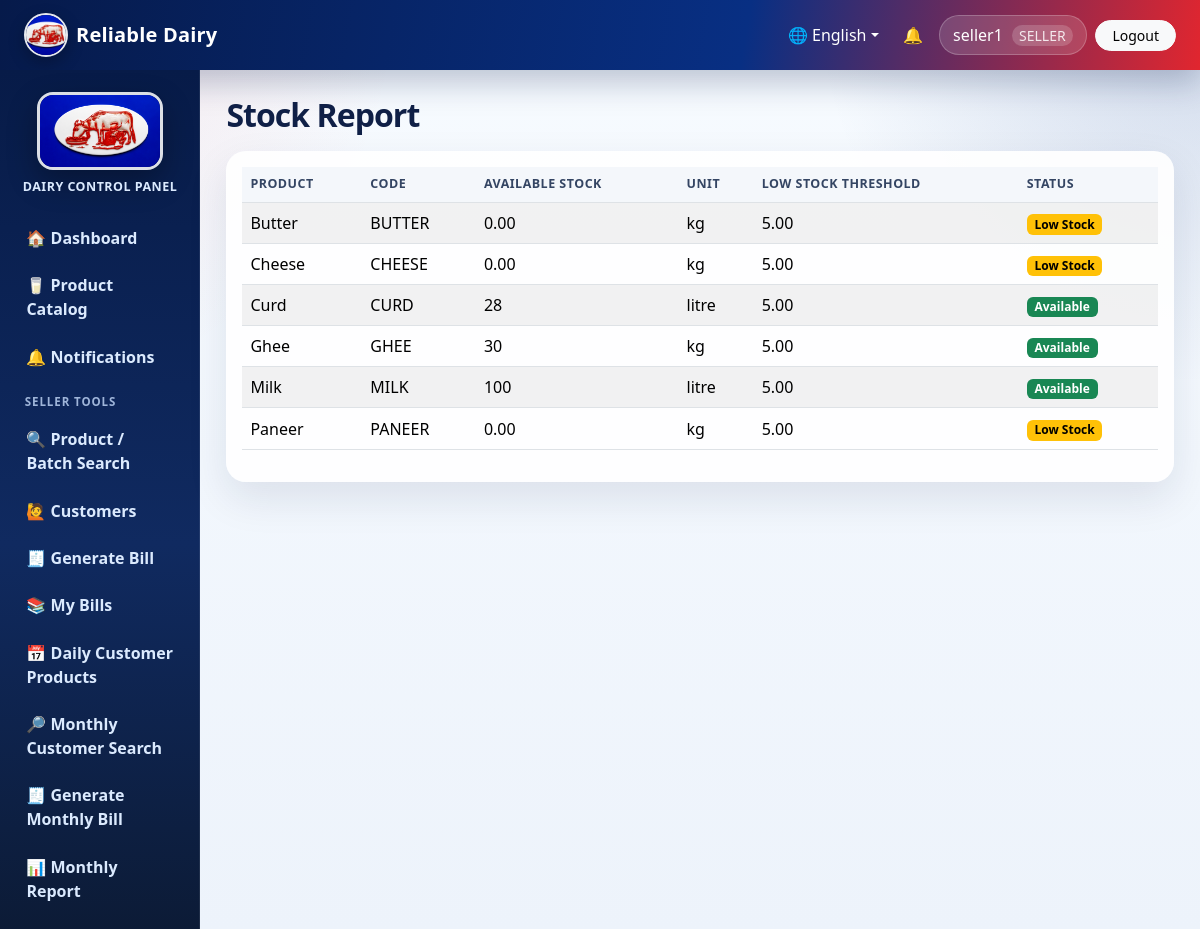
The app's page /reports/stock/ (signed in) with its own data.
### core/models.py (models this page shows, shortened)
class DairyProfile(models.Model):
    name = models.CharField(max_length=150, default='Reliable Dairy')
    address = models.CharField(max_length=255, blank=True)
    pan_number = models.CharField(max_length=50, blank=True)
    contact_number = models.CharField(max_length=30, blank=True)
    email = models.EmailField(blank=True)
    logo_url = models.URLField(blank=True, help_text='Optional URL/path to logo')
    bill_header = models.CharField(max_length=255, blank=True)
    bill_footer = models.CharField(max_length=255, blank=True)
    terms_conditions = models.TextField(blank=True)
    updated_at = models.DateTimeField(auto_now=True)
    @classmethod
    def get_solo(cls):
        obj, _ = cls.objects.get_or_create(pk=1)
        return obj

class UserProfile(models.Model):
    user = models.OneToOneField(User, on_delete=models.CASCADE, related_name='profile')
    role = models.CharField(max_length=20, choices=Role.choices, default=Role.CUSTOMER)
    phone = models.CharField(max_length=30, blank=True)
    address = models.CharField(max_length=255, blank=True)

class Product(models.Model):
    name = models.CharField(max_length=120)
    code = models.CharField(max_length=30, unique=True)
    unit = models.ForeignKey(Unit, on_delete=models.PROTECT)
    selling_price = models.DecimalField(max_digits=12, decimal_places=2)
    cost_price = models.DecimalField(max_digits=12, decimal_places=2, default=Decimal('0.00'))
    category = models.CharField(max_length=80, blank=True)
    low_stock_threshold = models.DecimalField(max_digits=12, decimal_places=2, default=Decimal('5.00'))
    active = models.BooleanField(default=True)
    class Meta:
        ordering = ['name']
    @property
    def current_stock(self):
        total = self.batches.aggregate(total=models.Sum('available_quantity'))['total']
        return total or Decimal('0.00')

class Unit(models.Model):
    name = models.CharField(max_length=50, unique=True)
    short_form = models.CharField(max_length=20)
    used_for = models.CharField(max_length=150, blank=True)
    class Meta:
        ordering = ['name']

### core/views.py (the view)
# urls.py: path('reports/stock/', views.stock_report, name='stock_report'),
@role_required(Role.ADMIN, Role.SELLER)
def stock_report(request):
    products = Product.objects.filter(active=True).select_related('unit')
    rows = []
    for product in products:
        rows.append({'product': product, 'stock': product.current_stock, 'low': product.current_stock <= product.low_stock_threshold})
    return render(request, 'core/stock_report.html', {'rows': rows})

### core/templates/core/stock_report.html
{% extends 'core/base.html' %}
{% block content %}
<h2 class="mb-3">Stock Report</h2>
<div class="card card-stat"><div class="card-body table-responsive"><table class="table table-striped align-middle">
<thead><tr><th>Product</th><th>Code</th><th>Available Stock</th><th>Unit</th><th>Low Stock Threshold</th><th>Status</th></tr></thead>
<tbody>{% for row in rows %}<tr><td>{{ row.product.name }}</td><td>{{ row.product.code }}</td><td>{{ row.stock }}</td><td>{{ row.product.unit.short_form }}</td><td>{{ row.product.low_stock_threshold }}</td><td>{% if row.low %}<span class="badge text-bg-warning">Low Stock</span>{% else %}<span class="badge text-bg-success">Available</span>{% endif %}</td></tr>{% empty %}<tr><td colspan="6">No products.</td></tr>{% endfor %}</tbody>
</table></div></div>
{% endblock %}

### core/templates/core/base.html (shortened to what this page needs)
{% load static %}
<!doctype html>
<html lang="{{ current_language|default:'en' }}">
<head>
    <link href="https://cdn.jsdelivr.net/npm/bootstrap@5.3.3/dist/css/bootstrap.min.css" rel="stylesheet">
    <link href="{% static 'css/app.css' %}" rel="stylesheet">
</head>
<body>
<nav class="navbar navbar-expand-lg app-navbar no-print">
    <div class="container-fluid px-3 px-lg-4">
        <a class="navbar-brand d-flex align-items-center gap-2" href="{% url 'dashboard' %}">
            <img src="{{ site_logo_url }}" alt="Logo" class="brand-logo">
            <span>{{ dairy_profile.name|default:'Dairy Management System' }}</span>
        </a>
        <div class="collapse navbar-collapse" id="topNav">
            <ul class="navbar-nav ms-auto align-items-lg-center gap-lg-2">
                <li class="nav-item dropdown">
                    <a class="nav-link dropdown-toggle text-white" href="#" role="button" data-bs-toggle="dropdown">🌐 {% if current_language == 'ne' %}नेपाली{% else %}English{% endif %}</a>
                </li>
                {% if user.is_authenticated %}
                    <li class="nav-item"><a class="nav-link text-white position-relative" href="{% url 'notifications' %}">🔔 </a></li>
                    <li class="nav-item"><span class="nav-link user-pill">{{ user.username }} {% if current_role %}<small>{{ current_role }}</small>{% endif %}</span></li>
                    <li class="nav-item"><a class="btn btn-light btn-sm rounded-pill px-3" href="{% url 'logout' %}">{{ L.logout }}</a></li>
                {% endif %}
            </ul>
        </div>
    </div>
</nav>
<div class="container-fluid page-shell">
    <div class="row g-0">
        {% if user.is_authenticated %}
        <aside class="col-md-3 col-lg-2 sidebar no-print">
            <div class="sidebar-logo text-center">
                <img src="{{ bill_logo_url }}" alt="Dairy Logo" class="sidebar-image">
                <div class="sidebar-title">Dairy Control Panel</div>
            </div>
            <a href="{% url 'dashboard' %}">🏠 {{ L.dashboard }}</a>
            <a href="{% url 'product_catalog' %}">🥛 {{ L.product_catalog }}</a>
            <a href="{% url 'notifications' %}">🔔 {{ L.notifications }} {% if unread_notifications %}<span class="badge bg-danger ms-1">{{ unread_notifications }}</span>{% endif %}</a>
            {% if current_role == Role.ADMIN %}
                <div class="sidebar-section">{{ L.administration }}</div>
                <a href="{% url 'dairy_profile' %}">🏢 {{ L.dairy_profile }}</a>
                <a href="{% url 'user_list' %}">👥 {{ L.users }}</a>
                <a href="{% url 'shop_list' %}">🏬 {{ L.shops }}</a>
                <a href="{% url 'unit_list' %}">⚖️ {{ L.units }}</a>
                <a href="{% url 'product_list' %}">🥛 {{ L.products }}</a>
                <a href="{% url 'receiving_list' %}">📦 {{ L.daily_receiving }}</a>
                <a href="{% url 'customer_list' %}">🙋 {{ L.customers }}</a>
                <a href="{% url 'payment_list' %}">💳 {{ L.payments }}</a>
                <a href="{% url 'fiscal_year_list' %}">📅 Fiscal Years</a>
                <a href="{% url 'bill_template_list' %}">🧾 {{ L.bill_format }}</a>
                <a href="{% url 'system_settings' %}">⚙️ {{ L.system_settings }}</a>
                <div class="sidebar-section">{{ L.sales_reports }}</div>
                <a href="{% url 'sale_list' %}">🧾 {{ L.bills_sales }}</a>
                <a href="{% url 'daily_customer_entries' %}">📅 Daily Customer Products</a>
                <a href="{% url 'monthly_customer_search' %}">🔎 Monthly Customer Search</a>
                <a href="{% url 'monthly_bill_create' %}">🧾 Generate Monthly Bill</a>
                <a href="{% url 'mis_reports' %}">📊 {{ L.mis_reports }}</a>
                <a href="{% url 'sales_report' %}">📈 {{ L.sales_report }}</a>
                <a href="{% url 'stock_report' %}">📦 {{ L.stock_report }}</a>
                <a href="{% url 'audit_logs' %}">🕘 {{ L.activity_logs }}</a>
                <a href="{% url 'backup_restore' %}">💾 {{ L.backup_restore }}</a>
            {% elif current_role == Role.SELLER %}
                <div class="sidebar-section">{{ L.seller_tools }}</div>
                <a href="{% url 'batch_search' %}">🔍 {{ L.product_search }}</a>
                <a href="{% url 'customer_list' %}">🙋 {{ L.customers }}</a>
                <a href="{% url 'sale_create' %}">🧾 {{ L.generate_bill }}</a>
                <a href="{% url 'sale_list' %}">📚 {{ L.my_bills }}</a>
                <a href="{% url 'daily_customer_entries' %}">📅 Daily Customer Products</a>
                <a href="{% url 'monthly_customer_search' %}">🔎 Monthly Customer Search</a>
                <a href="{% url 'monthly_bill_create' %}">🧾 Generate Monthly Bill</a>
                <a href="{% url 'mis_reports' %}?type=monthly_sales">📊 Monthly Report</a>
            {% else %}
                <div class="sidebar-section">{{ L.customer }}</div>
                <a href="{% url 'customer_dashboard' %}">🧾 {{ L.my_profile_bills }}</a>
                <a href="{% url 'customer_profile' %}">🙋 {{ L.dairy_profile }}</a>
                <a href="{% url 'change_password' %}">🔐 {{ L.change_password }}</a>
            {% endif %}
        </aside>
        <main class="col-md-9 col-lg-10 main-content">
        {% else %}
        <main class="col-12 main-content login-main">
        {% endif %}
            {% block content %}{% endblock %}
        </main>
    </div>
</div>
</body>
</html>

### static/css/app.css (style rules this page uses)
:root { --nav-blue: #082f83; --nav-blue-2: #061a4a; --accent-red: #e1262f; --accent-red-dark: #b71924; --soft-blue: #eef5ff; --text-dark: #172033; --muted: #64748b; --card-shadow: 0 16px 40px rgba(15, 30, 65, .10); }
* { box-sizing: border-box; }
body { min-height: 100vh; background: radial-gradient(circle at top left, rgba(225,38,47,.10), transparent 25rem), radial-gradient(circle at top right, rgba(8,47,131,.16), transparent 24rem), linear-gradient(180deg, #f7fbff 0%, #edf3fb 100%); color: var(--text-dark); }
.app-navbar { background: linear-gradient(100deg, var(--nav-blue-2), var(--nav-blue) 62%, var(--accent-red)); box-shadow: 0 12px 32px rgba(6,26,74,.25); }
.navbar-brand { color: #fff !important; font-weight: 800; letter-spacing: .2px; }
.brand-logo { width: 44px; height: 44px; object-fit: cover; border-radius: 50%; border: 2px solid rgba(255,255,255,.9); box-shadow: 0 6px 16px rgba(0,0,0,.25); }
.user-pill { color: #fff !important; background: rgba(255,255,255,.14); border: 1px solid rgba(255,255,255,.22); border-radius: 999px; padding: .45rem .85rem !important; }
.user-pill small { opacity: .88; margin-left: .3rem; background: rgba(255,255,255,.20); padding: .08rem .45rem; border-radius: 999px; }
.page-shell { padding: 0; }
.sidebar { min-height: calc(100vh - 70px); background: linear-gradient(180deg, #071b48, #102a60 55%, #0c1b36); padding: 1rem .7rem; position: sticky; top: 0; overflow-y: auto; box-shadow: inset -1px 0 0 rgba(255,255,255,.08); }
.sidebar-logo { padding: .35rem .35rem 1rem; }
.sidebar-image { width: 126px; height: 78px; object-fit: cover; border-radius: 1rem; border: 3px solid rgba(255,255,255,.86); box-shadow: 0 12px 30px rgba(0,0,0,.30); }
.sidebar-title { color: #dbeafe; font-size: .78rem; font-weight: 700; letter-spacing: .04em; margin-top: .55rem; text-transform: uppercase; }
.sidebar-section { color: #9fb5d9; font-size: .72rem; font-weight: 800; letter-spacing: .08em; padding: .75rem .85rem .25rem; text-transform: uppercase; }
.sidebar a { color: #dbeafe; display: block; padding: .66rem .85rem; text-decoration: none; border-radius: .8rem; margin: .14rem .1rem; font-weight: 650; transition: all .18s ease; }
.main-content { padding: 1.65rem; }
.page-title, h2 { font-weight: 850; letter-spacing: -.03em; color: #102047; }
.card-stat, .app-card { border: 0; border-radius: 1.25rem; background: rgba(255,255,255,.92); box-shadow: var(--card-shadow); overflow: hidden; }
.card-stat .card-body { position: relative; }
.table { --bs-table-bg: transparent; }
.table thead th { white-space: nowrap; color: #344563; font-size: .78rem; text-transform: uppercase; letter-spacing: .04em; background: #f4f7fb; }
.table tbody td { vertical-align: middle; }

### records on screen
DairyProfile: name "Reliable Dairy"
UserProfile: role "SELLER"
Product: product.name "Butter", product.code "BUTTER", stock "0.00", product.unit.short_form "kg", product.low_stock_threshold "5.00", shows "Low Stock"
Product: product.name "Cheese", product.code "CHEESE", stock "0.00", product.unit.short_form "kg", product.low_stock_threshold "5.00", shows "Low Stock"
Product: product.name "Curd", product.code "CURD", stock "28", product.unit.short_form "litre", product.low_stock_threshold "5.00", shows "Available"
Product: product.name "Ghee", product.code "GHEE", stock "30", product.unit.short_form "kg", product.low_stock_threshold "5.00", shows "Available"
Product: product.name "Milk", product.code "MILK", stock "100", product.unit.short_form "litre", product.low_stock_threshold "5.00", shows "Available"
Product: product.name "Paneer", product.code "PANEER", stock "0.00", product.unit.short_form "kg", product.low_stock_threshold "5.00", shows "Low Stock"

### other values on screen
{{ user.username }} "seller1"
{{ L.logout }} "Logout"
{{ L.dashboard }} "Dashboard"
{{ L.product_catalog }} "Product Catalog"
{{ L.notifications }} "Notifications"
{{ L.seller_tools }} "SELLER TOOLS"
{{ L.product_search }} "Product / Batch Search"
{{ L.customers }} "Customers"
{{ L.generate_bill }} "Generate Bill"
{{ L.my_bills }} "My Bills"
